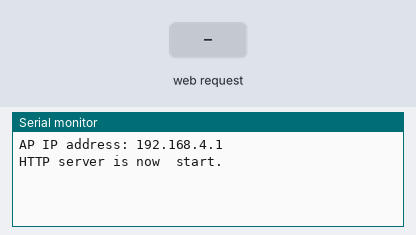
A sketch run on a simulated ESP8266 (NodeMCU). On the bench: the last lines printed to the serial monitor. The inputs (shaded band) are chosen by the test bench.

Above: at 5.2 s.
5.3 s: HTTP request GET /l0 received
At 6.3 s:
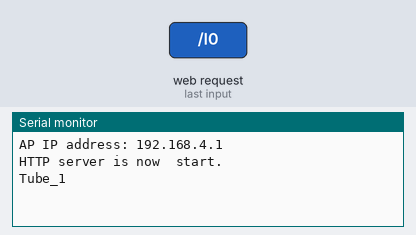
6.8 s: HTTP request GET /l2 received
At 7.4 s:
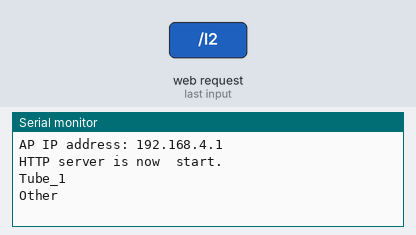
8.3 s: HTTP request GET /fan received
At 9.8 s:
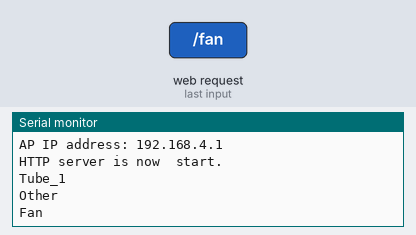

The sketch:

esp8266_as_a_acces_point.ino
```cpp
#include <ESP8266WiFi.h>
#include <WiFiClient.h>
#include <ESP8266WebServer.h>

const char *ssid="esp_test";     //wifi ssid and password
const char *password="18092000";

ESP8266WebServer server(80);      //server port

void handleRoot(){

                      //Main page fontend
                            //convert html to cpp string == https://tomeko.net/online_tools/cpp_text_escape.php?lang=en

  server.send(200,"text/html"," <!DOCTYPE html>\n"
" <html lang=\"en\">  \n"
" <head>  \n"
"     <meta charset=\"UTF-8\">  \n"
"     <meta http-equiv=\"X-UA-Compatible\" content=\"IE=edge\">  \n"
"     <meta name=\"viewport\" content=\"width=device-width, initial-scale=1.0\">  \n"
"     <style>  \n"
"         body{  \n"
"             display: flex;  \n"
"             flex-direction: column;  \n"
"             justify-content: center;  \n"
"             justify-items: center;  \n"
"             background-color: rgb(201, 201, 201);  \n"
"         }  \n"
"         h1{  \n"
"             text-align: center;  \n"
"         }  \n"
"         div{  \n"
"             width: 50vw;  \n"
"             height: 20vw;  \n"
"             margin-left: 25vw;  \n"
"             margin-top: 10vh;  \n"
"             border-color:black ;  \n"
"             border-width: 1vw;  \n"
"             border-radius: 10vw;  \n"
"             border-style: solid;  \n"
"             text-align: center;  \n"
"         }  \n"
"         div a{  \n"
"             margin-top: 40%;  \n"
"             font-size: 7vw;  \n"
"             text-decoration: none;  \n"
"               \n"
"         }  \n"
"         #d0{  \n"
"             background-color: rgb(231, 197, 45);  \n"
"         }  \n"
"         #d1{  \n"
"             background-color: rgb(80, 238, 80);  \n"
"         }  \n"
"         #d2{  \n"
"             background-color: rgb(68, 205, 223);  \n"
"         }  \n"
"         #d3{  \n"
"             background-color: rgb(219, 64, 155);  \n"
"         }  \n"
"     </style>  \n"
"     <title>Home control</title>  \n"
" </head>  \n"
" <body>  \n"
"     <h1>Well come </h1>  \n"
"     <div id=\"d0\">  \n"
"         <a href='/l0'>Tube_1</a>  \n"
"     </div>  \n"
"     <div id=\"d1\">  \n"
"         <a href='/l1'>Tube_2</a>  \n"
"     </div>  \n"
"     <div id=\"d2\">  \n"
"         <a href='/l2'>Others</a>  \n"
"     </div>  \n"
"     <div id=\"d3\">  \n"
"         <a href='/fan'>Fan</a>  \n"
"     </div>  \n"
"         <h2>::About::</h2>  \n"
" </body>  \n"
" </html>  ");
}
              //function for other pages
void cont1(){
  Serial.println("Tube_1");
  handleRoot();
  }

void cont2(){
  Serial.println("Tube_2");
  handleRoot();
  }
void cont3(){
  Serial.println("Other");
  handleRoot();
  }
void cont4(){
  Serial.println("Fan");
  handleRoot();
  }
void setup(){
  delay(2000);
  Serial.begin(9600);
  WiFi.softAP(ssid,password);     //esp8266 use as a acces point
  IPAddress myIP = WiFi.softAPIP();   //store the ip address
  Serial.print("AP IP address: ");
  Serial.println(myIP);
  server.on("/",handleRoot);  //this is for home page(call the handleRoot function)
  server.on("/l0",cont1);     //other page
  server.on("/l1",cont2);
  server.on("/l2",cont3);
  server.on("/fan",cont4);
  server.begin();

  Serial.println("HTTP server is now  start.");
  delay(2000);
  }
void loop(){
  server.handleClient();
  }
```

Measured:
- after the input at 5.3 s, the serial monitor: prints a new line at once (image 1)
- after the input at 6.8 s, the serial monitor: prints a new line at once (image 2)
- after the input at 8.3 s, the serial monitor: prints a new line at once (image 3)
